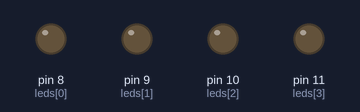
Bench run of a sketch on a simulated Arduino Uno, built with avr-gcc and run on an emulated ATmega328P. On the bench: output pins drawn as LEDs (lit = HIGH).

Above: at 0.5 s.
At 2.5 s:
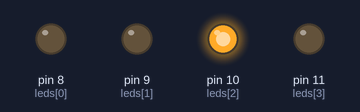
At 4.5 s:
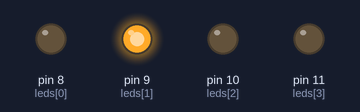
At 8.5 s:
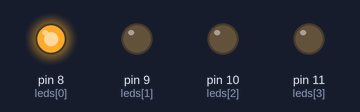
At 12.5 s:
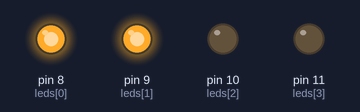
At 16.5 s:
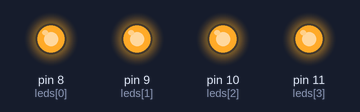
Timing chart, 0 to 20.7 s (numbered marks = the images above):
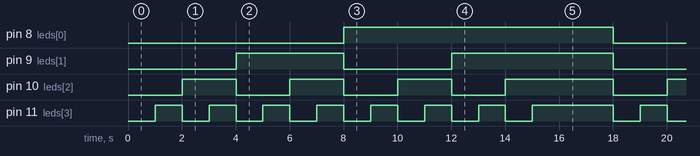

Measured:
- by itself, pin 8 (leds[0]): alternates HIGH for 10.0 s and LOW for 8.0 s
- by itself, pin 9 (leds[1]): LOW → HIGH at 4.0 s, → LOW 4.0 s later, → HIGH 4.0 s later, → LOW 6.0 s later, … (8 changes in this stretch)
- by itself, pin 10 (leds[2]): goes 3 × (HIGH 2.0 s, LOW 2.0 s), HIGH 4.0 s, 3 × (LOW 2.0 s, HIGH 2.0 s), LOW 2.0 s, HIGH 4.0 s, LOW 2.0 s, then HIGH
- by itself, pin 11 (leds[3]): repeats every 18.0 s: 6 × (LOW 1.0 s, HIGH 1.0 s), LOW 1.0 s, HIGH 3.0 s, LOW 1.0 s, HIGH 1.0 s

The sketch:

arduino_project_leds_display_binary_numbers.ino
```cpp
int leds[] = {8, 9, 10, 11};
int numLEDs = 4;

void convertDecimalToBinaryArray(const int decimal_nums[], String binary_nums[], int size) {

    for (int i = 0; i < size; i++) {
        int num = decimal_nums[i];
        String binaryString = "";

        if (num == 0) {
            binaryString = "0";
        } else {
            while (num > 0) {
                int remainder = num % 2;
                binaryString = String(remainder) + binaryString;
                num /= 2;
            }
        }

        while (binaryString.length() < 4) {
            binaryString = "0" + binaryString;
        }

        binary_nums[i] = binaryString;
    }
}


void setup(){

  for (int i = 0; i < numLEDs; i++) {
    pinMode(leds[i], OUTPUT);
  }

}

void loop(){

   int decimalArray[] = {0,1,2, 3, 4, 5, 6, 7, 8, 9, 10, 11, 12, 13, 14, 15};
    const int size = sizeof(decimalArray) / sizeof(decimalArray[0]);

    String binaryArray[size];

    convertDecimalToBinaryArray(decimalArray, binaryArray, size);

    for (int i = 0; i < size; i++) {
        for (int bit = 0; bit < 4; bit++) {
         digitalWrite(leds[bit], binaryArray[i][bit] == '1' ? HIGH : LOW);
      }
      delay(1000);
    }
  delay(2000);

}
```
